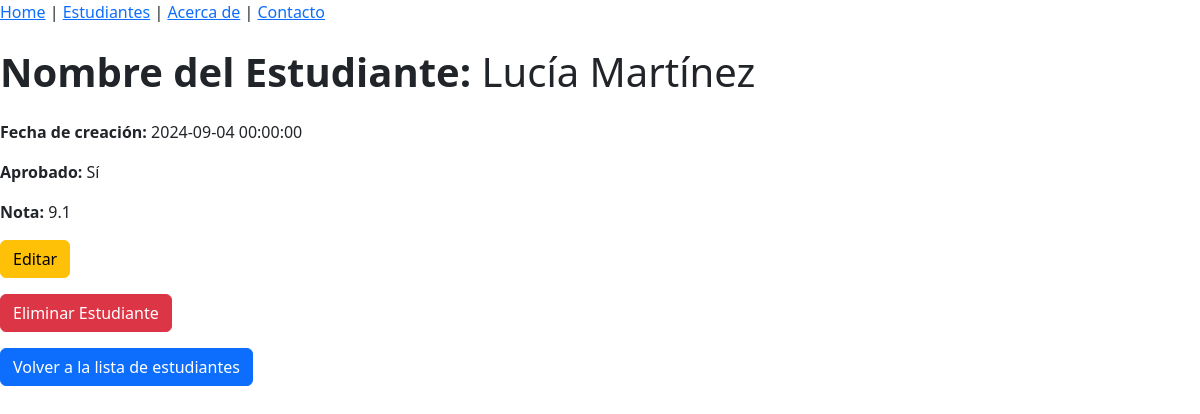
/estudiante/4, run on the app's committed database.
### tables this page shows
CREATE TABLE alumnos (
    id INTEGER PRIMARY KEY AUTOINCREMENT,
    nombre TEXT NOT NULL,
    apellido TEXT NOT NULL,
    aprobado BOOLEAN NOT NULL,
    nota REAL NOT NULL,
    fecha TIMESTAMP NOT NULL
);

### app.py (the view)
@app.route('/estudiante/<int:estudiante_id>', methods=['GET'])
def get_one_estudiante(estudiante_id):
    conn = get_db_connection()
    estudiante = conn.execute('SELECT * FROM alumnos WHERE id = ?', (estudiante_id,)).fetchone()
    conn.close()
    return render_template('estudiante/estudiante.html', estudiante=estudiante)

### app.py (called while the page is built)
def get_db_connection():
    conn = sqlite3.connect("alumnos.db")
    conn.row_factory = sqlite3.Row
    return conn

### templates/estudiante/estudiante.html (shortened to what this page needs)
{% extends 'base.html' %}
{% block content %}
    <h1 class="my-4"><strong>Nombre del Estudiante:</strong> {{ estudiante['nombre'] }} {{ estudiante['apellido'] }}</h1>
    <p><strong>Fecha de creación:</strong> {{ estudiante['fecha'] }}</p>
    <p><strong>Aprobado:</strong> {% if estudiante['aprobado'] == 1 %} Sí {% else %} No {% endif %}</p>
    <p><strong>Nota:</strong> {{ estudiante['nota'] }}</p>
    <a href="{{ url_for('edit_one_estudiante', estudiante_id=estudiante['id']) }}" class="btn btn-warning mb-3">
        Editar
    </a>
    <form action="{{ url_for('delete_one_estudiante', estudiante_id=estudiante['id']) }}" method="POST">
        <button type="submit" class="btn btn-danger mb-3"
        onclick="return confirm('¿Estás seguro de que quieres eliminar este estudiante?')">
            Eliminar Estudiante
        </button>
    </form>
    <a href="{{ url_for('get_all_estudiantes') }}" class="btn btn-primary">
        Volver a la lista de estudiantes
    </a>
{% endblock %}

### data on the page
alumnos: nombre "Lucía", apellido "Martínez", fecha "2024-09-04 00:00:00", nota "9.1"
